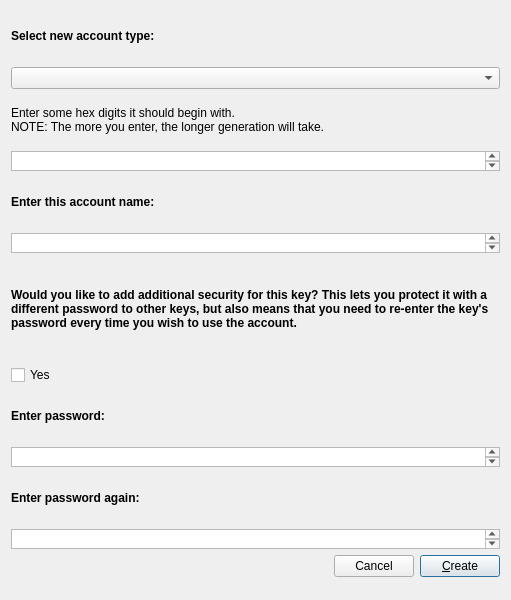
<?xml version="1.0" encoding="UTF-8"?>
<ui version="4.0">
 <class>NewAccount</class>
 <widget class="QDialog" name="NewAccount">
  <property name="geometry">
   <rect>
    <x>0</x>
    <y>0</y>
    <width>511</width>
    <height>600</height>
   </rect>
  </property>
  <property name="windowTitle">
   <string>Dialog</string>
  </property>
  <layout class="QVBoxLayout" name="verticalLayout">
   <item>
    <widget class="QLabel" name="selectTypeLabel">
     <property name="maximumSize">
      <size>
       <width>16777215</width>
       <height>50</height>
      </size>
     </property>
     <property name="text">
      <string>&lt;html&gt;&lt;head/&gt;&lt;body&gt;&lt;p&gt;&lt;span style=&quot; font-weight:600;&quot;&gt;Select new account type:&lt;/span&gt;&lt;/p&gt;&lt;/body&gt;&lt;/html&gt;</string>
     </property>
     <property name="wordWrap">
      <bool>true</bool>
     </property>
    </widget>
   </item>
   <item>
    <widget class="QComboBox" name="selectTypeComboBox">
     <property name="maximumSize">
      <size>
       <width>16777215</width>
       <height>16777215</height>
      </size>
     </property>
    </widget>
   </item>
   <item>
    <widget class="QLabel" name="enterHexLabel">
     <property name="maximumSize">
      <size>
       <width>16777215</width>
       <height>50</height>
      </size>
     </property>
     <property name="text">
      <string>&lt;html&gt;&lt;head/&gt;&lt;body&gt;&lt;p&gt;Enter some hex digits it should begin with.&lt;br/&gt;NOTE: The more you enter, the longer generation will take.&lt;/p&gt;&lt;/body&gt;&lt;/html&gt;</string>
     </property>
    </widget>
   </item>
   <item>
    <widget class="QTextEdit" name="enterHexText">
     <property name="maximumSize">
      <size>
       <width>16777215</width>
       <height>20</height>
      </size>
     </property>
    </widget>
   </item>
   <item>
    <widget class="QLabel" name="enterNameLabel">
     <property name="maximumSize">
      <size>
       <width>16777215</width>
       <height>50</height>
      </size>
     </property>
     <property name="text">
      <string>&lt;html&gt;&lt;head/&gt;&lt;body&gt;&lt;p&gt;&lt;span style=&quot; font-weight:600;&quot;&gt;Enter this account name:&lt;/span&gt;&lt;/p&gt;&lt;/body&gt;&lt;/html&gt;</string>
     </property>
    </widget>
   </item>
   <item>
    <widget class="QTextEdit" name="enterNameText">
     <property name="maximumSize">
      <size>
       <width>16777215</width>
       <height>20</height>
      </size>
     </property>
     <property name="html">
      <string>&lt;!DOCTYPE HTML PUBLIC &quot;-//W3C//DTD HTML 4.0//EN&quot; &quot;http://www.w3.org/TR/REC-html40/strict.dtd&quot;&gt;
&lt;html&gt;&lt;head&gt;&lt;meta name=&quot;qrichtext&quot; content=&quot;1&quot; /&gt;&lt;style type=&quot;text/css&quot;&gt;
p, li { white-space: pre-wrap; }
&lt;/style&gt;&lt;/head&gt;&lt;body style=&quot; font-family:'.Helvetica Neue DeskInterface'; font-size:13pt; font-weight:400; font-style:normal;&quot;&gt;
&lt;p style=&quot;-qt-paragraph-type:empty; margin-top:0px; margin-bottom:0px; margin-left:0px; margin-right:0px; -qt-block-indent:0; text-indent:0px;&quot;&gt;&lt;br /&gt;&lt;/p&gt;&lt;/body&gt;&lt;/html&gt;</string>
     </property>
    </widget>
   </item>
   <item>
    <widget class="QLabel" name="additionalLabel">
     <property name="maximumSize">
      <size>
       <width>16777215</width>
       <height>100</height>
      </size>
     </property>
     <property name="text">
      <string>&lt;html&gt;&lt;head/&gt;&lt;body&gt;&lt;p&gt;&lt;span style=&quot; font-weight:600;&quot;&gt;Would you like to add additional security for this key? This lets you protect it with a different password to other keys, but also means that you need to re-enter the key's password every time you wish to use the account.&lt;/span&gt;&lt;/p&gt;&lt;/body&gt;&lt;/html&gt;</string>
     </property>
     <property name="wordWrap">
      <bool>true</bool>
     </property>
    </widget>
   </item>
   <item>
    <widget class="QCheckBox" name="additionalCheckBox">
     <property name="text">
      <string>Yes</string>
     </property>
     <property name="checked">
      <bool>false</bool>
     </property>
    </widget>
   </item>
   <item>
    <widget class="QLabel" name="enterPasswordLabel">
     <property name="maximumSize">
      <size>
       <width>16777215</width>
       <height>50</height>
      </size>
     </property>
     <property name="text">
      <string>&lt;html&gt;&lt;head/&gt;&lt;body&gt;&lt;p&gt;&lt;span style=&quot; font-weight:600;&quot;&gt;Enter password:&lt;/span&gt;&lt;/p&gt;&lt;/body&gt;&lt;/html&gt;</string>
     </property>
    </widget>
   </item>
   <item>
    <widget class="QTextEdit" name="enterPasswordText">
     <property name="enabled">
      <bool>true</bool>
     </property>
     <property name="maximumSize">
      <size>
       <width>16777215</width>
       <height>20</height>
      </size>
     </property>
    </widget>
   </item>
   <item>
    <widget class="QLabel" name="enterPasswordAgainLabel">
     <property name="maximumSize">
      <size>
       <width>16777215</width>
       <height>50</height>
      </size>
     </property>
     <property name="text">
      <string>&lt;html&gt;&lt;head/&gt;&lt;body&gt;&lt;p&gt;&lt;span style=&quot; font-weight:600;&quot;&gt;Enter password again:&lt;/span&gt;&lt;/p&gt;&lt;/body&gt;&lt;/html&gt;</string>
     </property>
    </widget>
   </item>
   <item>
    <widget class="QTextEdit" name="enterPasswordAgainText">
     <property name="enabled">
      <bool>true</bool>
     </property>
     <property name="maximumSize">
      <size>
       <width>16777215</width>
       <height>20</height>
      </size>
     </property>
    </widget>
   </item>
   <item>
    <layout class="QHBoxLayout" name="horizontalLayout">
     <item>
      <spacer name="horizontalSpacer">
       <property name="orientation">
        <enum>Qt::Horizontal</enum>
       </property>
       <property name="sizeHint" stdset="0">
        <size>
         <width>40</width>
         <height>20</height>
        </size>
       </property>
      </spacer>
     </item>
     <item>
      <widget class="QPushButton" name="cancel">
       <property name="text">
        <string>Cancel</string>
       </property>
      </widget>
     </item>
     <item>
      <widget class="QPushButton" name="create">
       <property name="text">
        <string>&amp;Create</string>
       </property>
       <property name="default">
        <bool>true</bool>
       </property>
      </widget>
     </item>
    </layout>
   </item>
  </layout>
 </widget>
 <resources/>
 <connections>
  <connection>
   <sender>create</sender>
   <signal>clicked()</signal>
   <receiver>NewAccount</receiver>
   <slot>accept()</slot>
   <hints>
    <hint type="sourcelabel">
     <x>462</x>
     <y>484</y>
    </hint>
    <hint type="destinationlabel">
     <x>449</x>
     <y>504</y>
    </hint>
   </hints>
  </connection>
  <connection>
   <sender>cancel</sender>
   <signal>clicked()</signal>
   <receiver>NewAccount</receiver>
   <slot>reject()</slot>
   <hints>
    <hint type="sourcelabel">
     <x>381</x>
     <y>483</y>
    </hint>
    <hint type="destinationlabel">
     <x>351</x>
     <y>506</y>
    </hint>
   </hints>
  </connection>
 </connections>
</ui>
